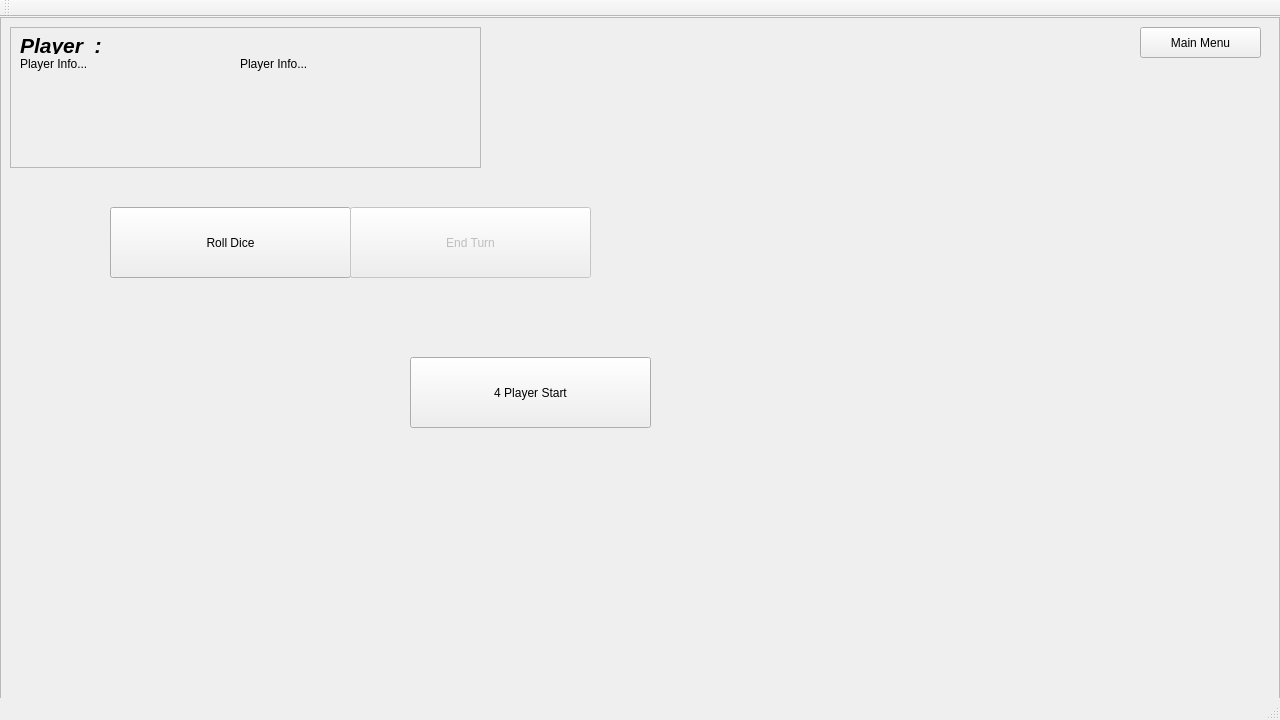
<?xml version="1.0" encoding="UTF-8"?>
<ui version="4.0">
 <class>MainWindow</class>
 <widget class="QMainWindow" name="MainWindow">
  <property name="geometry">
   <rect>
    <x>0</x>
    <y>0</y>
    <width>1280</width>
    <height>720</height>
   </rect>
  </property>
  <property name="windowTitle">
   <string>MainWindow</string>
  </property>
  <widget class="QWidget" name="centralwidget">
   <widget class="QPushButton" name="button_fourPlayerStart">
    <property name="geometry">
     <rect>
      <x>410</x>
      <y>340</y>
      <width>241</width>
      <height>71</height>
     </rect>
    </property>
    <property name="text">
     <string>4 Player Start</string>
    </property>
   </widget>
   <widget class="QFrame" name="frame_currentPlayerInfo">
    <property name="geometry">
     <rect>
      <x>0</x>
      <y>0</y>
      <width>1280</width>
      <height>720</height>
     </rect>
    </property>
    <property name="frameShape">
     <enum>QFrame::StyledPanel</enum>
    </property>
    <property name="frameShadow">
     <enum>QFrame::Raised</enum>
    </property>
    <widget class="QPushButton" name="button_mainMenu">
     <property name="geometry">
      <rect>
       <x>1140</x>
       <y>10</y>
       <width>121</width>
       <height>31</height>
      </rect>
     </property>
     <property name="text">
      <string>Main Menu</string>
     </property>
    </widget>
    <widget class="QPushButton" name="button_playerAction">
     <property name="enabled">
      <bool>true</bool>
     </property>
     <property name="geometry">
      <rect>
       <x>110</x>
       <y>190</y>
       <width>241</width>
       <height>71</height>
      </rect>
     </property>
     <property name="autoFillBackground">
      <bool>false</bool>
     </property>
     <property name="text">
      <string>Roll Dice</string>
     </property>
    </widget>
    <widget class="QPushButton" name="button_nextPlayer">
     <property name="enabled">
      <bool>false</bool>
     </property>
     <property name="geometry">
      <rect>
       <x>350</x>
       <y>190</y>
       <width>241</width>
       <height>71</height>
      </rect>
     </property>
     <property name="text">
      <string>End Turn</string>
     </property>
    </widget>
    <widget class="QFrame" name="frame_playerInfo">
     <property name="geometry">
      <rect>
       <x>10</x>
       <y>10</y>
       <width>471</width>
       <height>141</height>
      </rect>
     </property>
     <property name="frameShape">
      <enum>QFrame::StyledPanel</enum>
     </property>
     <property name="frameShadow">
      <enum>QFrame::Raised</enum>
     </property>
     <widget class="QLabel" name="label_currPlayerName">
      <property name="geometry">
       <rect>
        <x>10</x>
        <y>10</y>
        <width>171</width>
        <height>17</height>
       </rect>
      </property>
      <property name="font">
       <font>
        <pointsize>16</pointsize>
        <weight>75</weight>
        <italic>true</italic>
        <bold>true</bold>
       </font>
      </property>
      <property name="text">
       <string>Player  :</string>
      </property>
      <property name="scaledContents">
       <bool>false</bool>
      </property>
     </widget>
     <widget class="QLabel" name="label_playerInfo">
      <property name="geometry">
       <rect>
        <x>10</x>
        <y>30</y>
        <width>191</width>
        <height>101</height>
       </rect>
      </property>
      <property name="text">
       <string>Player Info...</string>
      </property>
      <property name="alignment">
       <set>Qt::AlignLeading|Qt::AlignLeft|Qt::AlignTop</set>
      </property>
     </widget>
     <widget class="QLabel" name="label_playerInfo2">
      <property name="geometry">
       <rect>
        <x>230</x>
        <y>30</y>
        <width>221</width>
        <height>101</height>
       </rect>
      </property>
      <property name="text">
       <string>Player Info...</string>
      </property>
      <property name="alignment">
       <set>Qt::AlignLeading|Qt::AlignLeft|Qt::AlignTop</set>
      </property>
     </widget>
    </widget>
    <zorder>button_mainMenu</zorder>
    <zorder>button_playerAction</zorder>
    <zorder>button_nextPlayer</zorder>
    <zorder>frame_currentPlayerInfo_2</zorder>
    <zorder>frame_currentPlayerInfo_2</zorder>
    <zorder>frame_currentPlayerInfo_2</zorder>
    <zorder>frame_playerInfo</zorder>
   </widget>
   <zorder>frame_currentPlayerInfo</zorder>
   <zorder>button_fourPlayerStart</zorder>
  </widget>
  <widget class="QMenuBar" name="menubar">
   <property name="geometry">
    <rect>
     <x>0</x>
     <y>0</y>
     <width>1280</width>
     <height>25</height>
    </rect>
   </property>
  </widget>
  <widget class="QStatusBar" name="statusbar"/>
  <widget class="QToolBar" name="toolBar">
   <property name="windowTitle">
    <string>toolBar</string>
   </property>
   <attribute name="toolBarArea">
    <enum>TopToolBarArea</enum>
   </attribute>
   <attribute name="toolBarBreak">
    <bool>false</bool>
   </attribute>
  </widget>
 </widget>
 <resources/>
 <connections/>
</ui>
